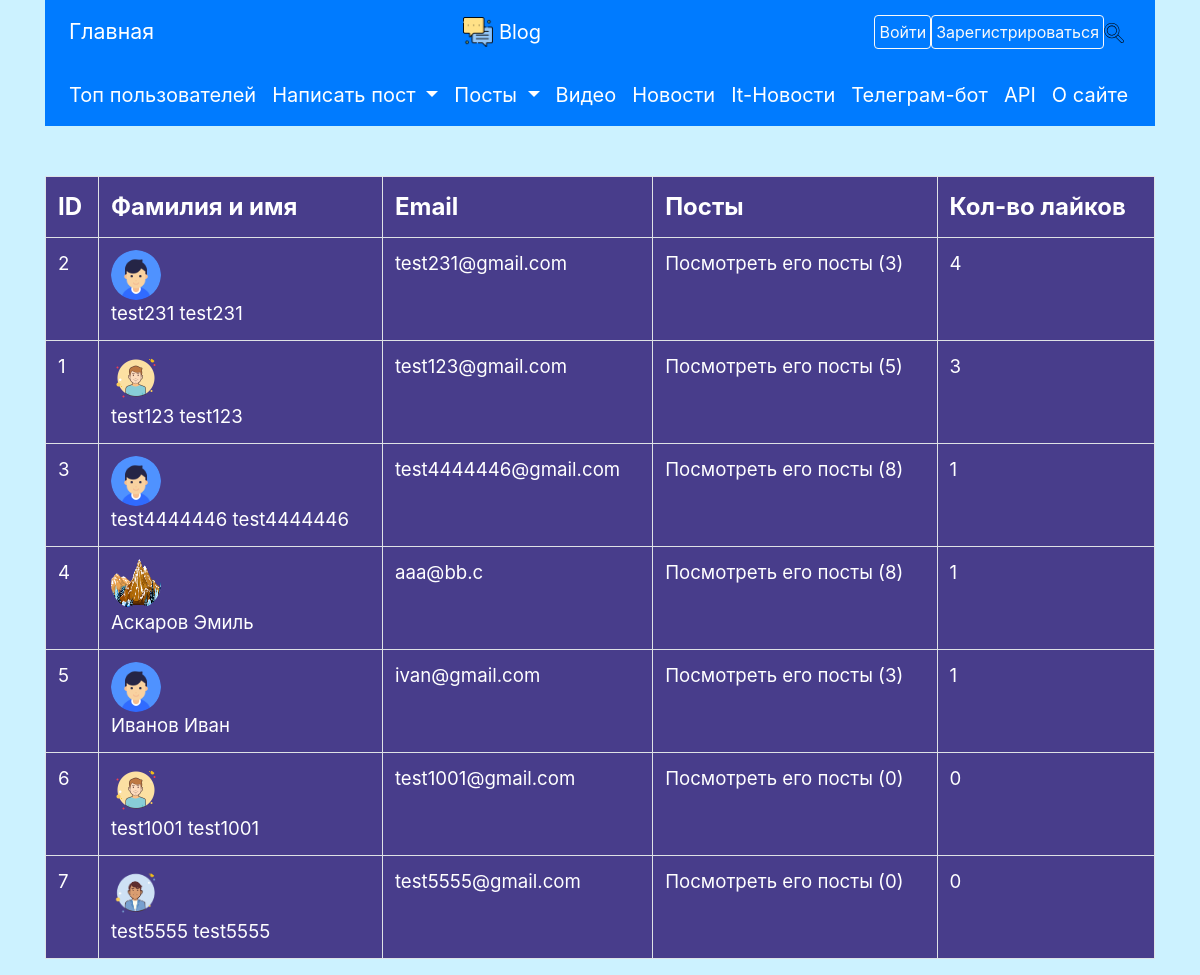
/users, run on an earlier commit of the app's database.
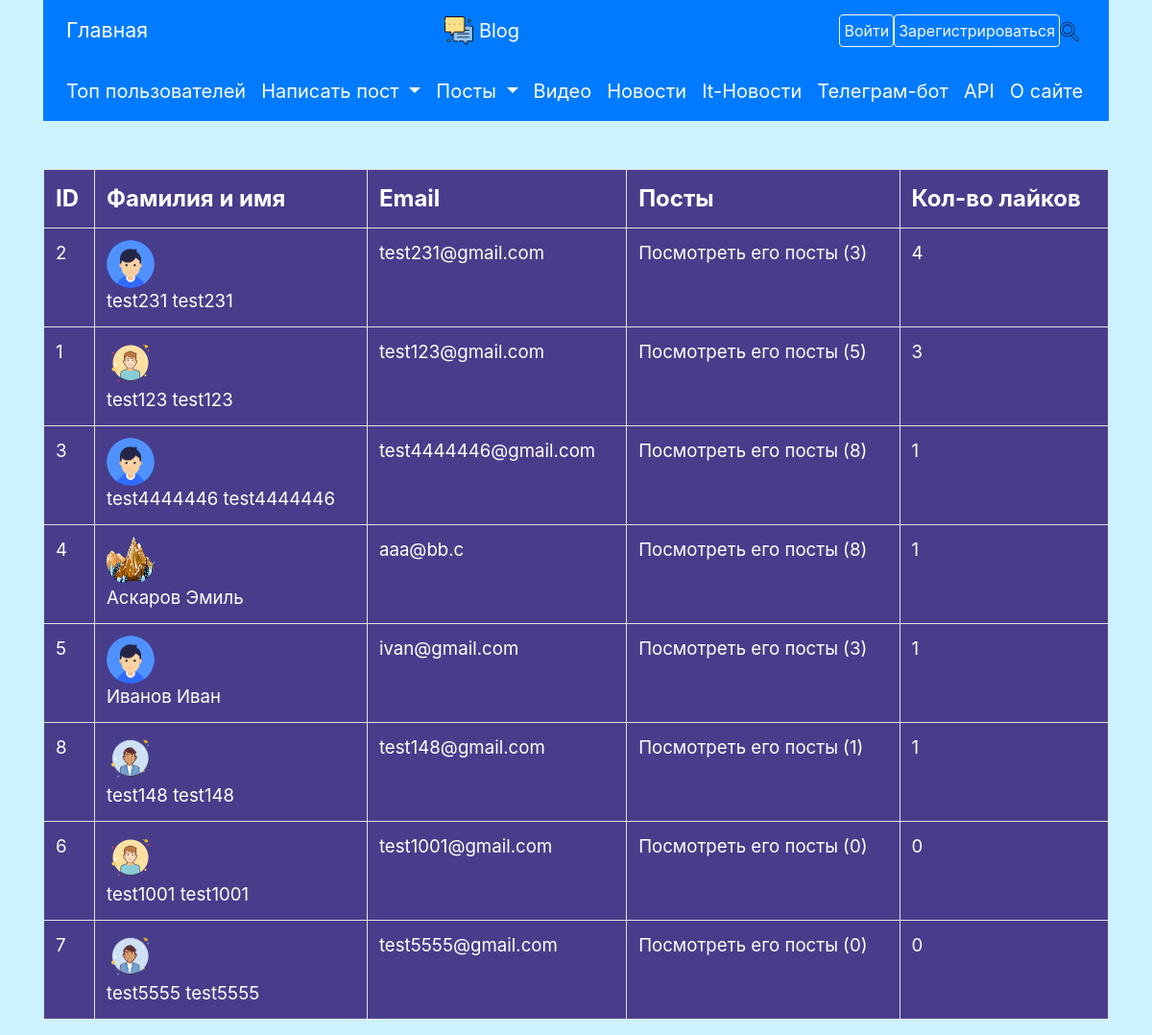
And on a later commit of the database.
### data/users.py (models this page shows, shortened)
class User(SqlAlchemyBase, UserMixin, SerializerMixin):
    __tablename__ = 'users'
    id = sqlalchemy.Column(sqlalchemy.Integer,
                           primary_key=True, autoincrement=True)
    surname = sqlalchemy.Column(sqlalchemy.String, nullable=True)
    name = sqlalchemy.Column(sqlalchemy.String, nullable=True)
    about = sqlalchemy.Column(sqlalchemy.String, nullable=True)
    email = sqlalchemy.Column(sqlalchemy.String,
                              index=True, unique=True, nullable=True)
    hashed_password = sqlalchemy.Column(sqlalchemy.String, nullable=True)
    icon = sqlalchemy.Column(sqlalchemy.String, default='default_user.png')
    posts = orm.relation("Post", back_populates='author')
    followed = orm.relationship('User',
                                secondary=followers,
                                primaryjoin=(followers.c.follower_id == id),
                                secondaryjoin=(followers.c.followed_id == id),
                                backref=orm.backref('followers',
                                                    lazy='dynamic'),
                                lazy='dynamic')
    subscribed = orm.relationship('User',
                                  secondary=subscribers,
                                  primaryjoin=(
                                          subscribers.c.subscriber_id == id),
                                  secondaryjoin=(
                                          subscribers.c.subscribed_id == id),
                                  backref=orm.backref('subscribers',
                                                      lazy='dynamic'),
                                  lazy='dynamic')
    liked_posts = orm.relation('Post', secondary='liked')
    kol_likes = None  # суммарное кол-во лайков за все его посты

### main.py (the view)
@app.route("/users")
def all_users():
    db_sess = db_session.create_session()
    users = db_sess.query(User).all()
    for user in users:
        kol_likes = 0
        for post in user.posts:
            kol_likes += len(post.likes_)
        user.kol_likes = kol_likes
    return render_template("users.html",
                           title='Пользователи',
                           users=sorted(users,
                                        key=lambda user: -user.kol_likes))

### data/db_session.py (called while the page is built)
def create_session() -> Session:
    global __factory
    return __factory()

### templates/users.html
{% extends "base.html" %}
{% block content %}
<table width="100%" class="table table-bordered"
       style="color: white; font-size: 14pt; background-color: #483D8B;">
    <tr style="font-size: 18pt; font-weight:bold;">
        <td>ID</td>
        <td>Фамилия и имя</td>
        <td>Email</td>
        <td>Посты</td>
        <td>Кол-во лайков</td>
    </tr>
    {% for user in users %}
    <tr>
        <td>{{ user.id }}</td>
        <td><img alt="Профиль пользователя" width="50px" height="50px"
                                 src="{{url_for('static', filename='img/users/') + user.icon}}"
                                 style="border-radius: 50%;
                            margin-right: 20px;">
<a href="/users/{{ user.id }}"
   style="color: white;">{{ user.surname }} {{ user.name }}</a></td>
        <td>{{ user.email }}</td>
        <td><a href="/posts/users/{{ user.id }}" style="color: white;">Посмотреть его посты ({{
           user.posts | length }})</a></td>
        <td>{{ user.kol_likes }}</td>
    </tr>
    {% endfor %}
</table>
{% endblock %}

What changed in the data, as far as the page shows it:
added User: id "8", icon (picture), surname "test148", name "test148", email "test148@gmail.com", posts|length "1", kol_likes "1"
